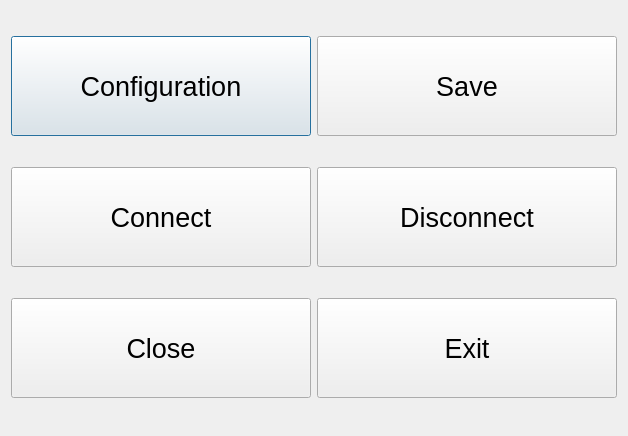
<?xml version="1.0" encoding="UTF-8"?>
<ui version="4.0">
 <class>menu</class>
 <widget class="QDialog" name="menu">
  <property name="geometry">
   <rect>
    <x>0</x>
    <y>0</y>
    <width>626</width>
    <height>436</height>
   </rect>
  </property>
  <property name="windowTitle">
   <string>Dialog</string>
  </property>
  <layout class="QVBoxLayout" name="verticalLayout">
   <item>
    <layout class="QHBoxLayout" name="horizontalLayout_3">
     <item>
      <widget class="QPushButton" name="configurationButton">
       <property name="minimumSize">
        <size>
         <width>300</width>
         <height>100</height>
        </size>
       </property>
       <property name="font">
        <font>
         <pointsize>20</pointsize>
        </font>
       </property>
       <property name="text">
        <string>Configuration</string>
       </property>
      </widget>
     </item>
     <item>
      <widget class="QPushButton" name="saveButton">
       <property name="minimumSize">
        <size>
         <width>300</width>
         <height>100</height>
        </size>
       </property>
       <property name="font">
        <font>
         <pointsize>20</pointsize>
        </font>
       </property>
       <property name="text">
        <string>Save</string>
       </property>
      </widget>
     </item>
    </layout>
   </item>
   <item>
    <layout class="QHBoxLayout" name="horizontalLayout_2">
     <item>
      <widget class="QPushButton" name="connectButton">
       <property name="minimumSize">
        <size>
         <width>300</width>
         <height>100</height>
        </size>
       </property>
       <property name="font">
        <font>
         <pointsize>20</pointsize>
        </font>
       </property>
       <property name="text">
        <string>Connect</string>
       </property>
      </widget>
     </item>
     <item>
      <widget class="QPushButton" name="disconnectButton">
       <property name="minimumSize">
        <size>
         <width>300</width>
         <height>100</height>
        </size>
       </property>
       <property name="font">
        <font>
         <pointsize>20</pointsize>
        </font>
       </property>
       <property name="text">
        <string>Disconnect</string>
       </property>
      </widget>
     </item>
    </layout>
   </item>
   <item>
    <layout class="QHBoxLayout" name="horizontalLayout">
     <item>
      <widget class="QPushButton" name="closeButton">
       <property name="minimumSize">
        <size>
         <width>300</width>
         <height>100</height>
        </size>
       </property>
       <property name="font">
        <font>
         <pointsize>20</pointsize>
        </font>
       </property>
       <property name="text">
        <string>Close</string>
       </property>
      </widget>
     </item>
     <item>
      <widget class="QPushButton" name="exitButton">
       <property name="minimumSize">
        <size>
         <width>300</width>
         <height>100</height>
        </size>
       </property>
       <property name="font">
        <font>
         <pointsize>20</pointsize>
        </font>
       </property>
       <property name="text">
        <string>Exit</string>
       </property>
      </widget>
     </item>
    </layout>
   </item>
  </layout>
 </widget>
 <resources/>
 <connections/>
</ui>
